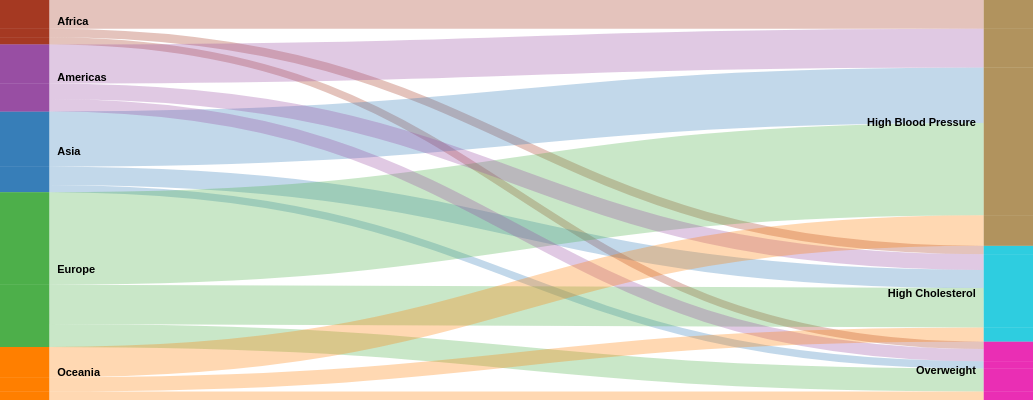

Write the Vega-Lite specification saved for this chart.
### Vega specification from a JSON file in a GitHub repository (floating-point values rounded to 4 significant figures)
{"$schema": "https://vega.github.io/schema/vega/v5.2.json", "height": 400, "width": 1033, "data": [{"name": "rawData", "values": [{"key": {"stk1": "Africa", "stk2": "Overweight"}, "doc_count": 18.47}, {"key": {"stk1": "Africa", "stk2": "High Cholesterol"}, "doc_count": 21.34}, {"key": {"stk1": "Africa", "stk2": "High Blood Pressure"}, "doc_count": 71.8}, {"key": {"stk1": "Asia", "stk2": "Overweight"}, "doc_count": 18.18}, {"key": {"stk1": "Asia", "stk2": "High Cholesterol"}, "doc_count": 45.59}, {"key": {"stk1": "Asia", "stk2": "High Blood Pressure"}, "doc_count": 138.5}, {"key": {"stk1": "Europe", "stk2": "Overweight"}, "doc_count": 57.43}, {"key": {"stk1": "Europe", "stk2": "High Cholesterol"}, "doc_count": 98.45}, {"key": {"stk1": "Europe", "stk2": "High Blood Pressure"}, "doc_count": 231.4}, {"key": {"stk1": "Americas", "stk2": "Overweight"}, "doc_count": 30.86}, {"key": {"stk1": "Americas", "stk2": "High Cholesterol"}, "doc_count": 39.15}, {"key": {"stk1": "Americas", "stk2": "High Blood Pressure"}, "doc_count": 97.32}, {"key": {"stk1": "Oceania", "stk2": "Overweight"}, "doc_count": 21.37}, {"key": {"stk1": "Oceania", "stk2": "High Cholesterol"}, "doc_count": 35.42}, {"key": {"stk1": "Oceania", "stk2": "High Blood Pressure"}, "doc_count": 76.09}], "transform": [{"type": "formula", "expr": "datum.key.stk1", "as": "stk1"}, {"type": "formula", "expr": "datum.key.stk2", "as": "stk2"}, {"type": "formula", "expr": "datum.doc_count", "as": "size"}]}, {"name": "nodes", "source": "rawData", "transform": [{"type": "filter", "expr": "!groupSelector || groupSelector.stk1 == datum.stk1 || groupSelector.stk2 == datum.stk2"}, {"type": "formula", "expr": "datum.stk1+datum.stk2", "as": "key"}, {"type": "fold", "fields": ["stk1", "stk2"], "as": ["stack", "grpId"]}, {"type": "formula", "expr": "datum.stack == 'stk1' ? datum.stk1+' '+datum.stk2 : datum.stk2+' '+datum.stk1", "as": "sortField"}, {"type": "stack", "groupby": ["stack"], "sort": {"field": "sortField", "order": "descending"}, "field": "size"}, {"type": "formula", "expr": "(datum.y0+datum.y1)/2", "as": "yc"}]}, {"name": "groups", "source": "nodes", "transform": [{"type": "aggregate", "groupby": ["stack", "grpId"], "fields": ["size"], "ops": ["sum"], "as": ["total"]}, {"type": "stack", "groupby": ["stack"], "sort": {"field": "grpId", "order": "descending"}, "field": "total"}, {"type": "formula", "expr": "scale('y', datum.y0)", "as": "scaledY0"}, {"type": "formula", "expr": "scale('y', datum.y1)", "as": "scaledY1"}, {"type": "formula", "expr": "datum.stack == 'stk1'", "as": "rightLabel"}, {"type": "formula", "expr": "datum.total/domain('y')[1]", "as": "percentage"}]}, {"name": "destinationNodes", "source": "nodes", "transform": [{"type": "filter", "expr": "datum.stack == 'stk2'"}]}, {"name": "edges", "source": "nodes", "transform": [{"type": "filter", "expr": "datum.stack == 'stk1'"}, {"type": "lookup", "from": "destinationNodes", "key": "key", "fields": ["key"], "as": ["target"]}, {"type": "linkpath", "orient": "horizontal", "shape": "diagonal", "sourceY": {"expr": "scale('y', datum.yc)"}, "sourceX": {"expr": "scale('x', 'stk1') + bandwidth('x')"}, "targetY": {"expr": "scale('y', datum.target.yc)"}, "targetX": {"expr": "scale('x', 'stk2')"}}, {"type": "formula", "expr": "range('y')[0]-scale('y', datum.size)", "as": "strokeWidth"}, {"type": "formula", "expr": "datum.size/domain('y')[1]", "as": "percentage"}]}], "scales": [{"name": "x", "type": "band", "range": "width", "domain": ["stk1", "stk2"], "paddingOuter": 0, "paddingInner": 0.95}, {"name": "y", "type": "linear", "range": "height", "domain": {"data": "nodes", "field": "y1"}}, {"name": "color", "type": "ordinal", "range": ["#a53922", "#377eb8", "#4daf4a", "#984ea3", "#ff7f00"], "domain": {"data": "rawData", "field": "stk1"}}, {"name": "color2", "type": "ordinal", "range": ["#ea2eb4", "#2ecde0", "#b1935e"], "domain": {"data": "rawData", "field": "stk2"}}, {"name": "stackNames", "type": "ordinal", "range": ["Continent", "Risk Factor"], "domain": ["stk1", "stk2"]}], "axes": [{"orient": "bottom", "scale": "x", "domain": false, "ticks": false, "labels": false, "encode": {"labels": {"update": {"text": {"scale": "stackNames", "field": "value"}}}}}, {"orient": "left", "scale": "y", "domain": false, "ticks": false, "labels": false}], "marks": [{"type": "path", "name": "edgeMark", "from": {"data": "edges"}, "clip": true, "encode": {"update": {"stroke": [{"test": "groupSelector && groupSelector.stack=='stk1'", "scale": "color", "field": "stk2"}, {"scale": "color", "field": "stk1"}], "strokeWidth": {"field": "strokeWidth"}, "path": {"field": "path"}, "strokeOpacity": {"signal": "!groupSelector && (groupHover.stk1 == datum.stk1 || groupHover.stk2 == datum.stk2) ? 0.9 : 0.3"}, "zindex": {"signal": "!groupSelector && (groupHover.stk1 == datum.stk1 || groupHover.stk2 == datum.stk2) ? 1 : 0"}, "tooltip": {"signal": "{'Continent': datum.stk1, 'Risk Factor': datum.stk2, 'Death Rate (per 100,000 People)': format(datum.size, ',.2f')}"}}, "hover": {"strokeOpacity": {"value": 1}}}}, {"type": "rect", "name": "groupMark", "from": {"data": "groups"}, "encode": {"enter": {"fill": [{"test": "datum.stack == 'stk1'", "scale": "color", "field": "grpId"}, {"test": "datum.stack == 'stk2'", "scale": "color2", "field": "grpId"}], "width": {"scale": "x", "band": 1}}, "update": {"x": {"scale": "x", "field": "stack"}, "y": {"field": "scaledY0"}, "y2": {"field": "scaledY1"}, "fillOpacity": {"value": 0.6}, "tooltip": {"signal": "datum.grpId + '   ' + format(datum.total, ',.0f') + '   (' + format(datum.percentage, '.1%') + ')'"}}, "hover": {"fillOpacity": {"value": 1}}}}, {"type": "text", "from": {"data": "groups"}, "interactive": false, "encode": {"update": {"x": {"signal": "scale('x', datum.stack) + (datum.rightLabel ? bandwidth('x') + 8 : -8)"}, "yc": {"signal": "(datum.scaledY0 + datum.scaledY1)/2"}, "align": {"signal": "datum.rightLabel ? 'left' : 'right'"}, "baseline": {"value": "middle"}, "fontWeight": {"value": "bold"}, "text": {"signal": "abs(datum.scaledY0-datum.scaledY1) > 13 ? datum.grpId : ''"}}}}, {"type": "group", "data": [{"name": "dataForShowAll", "values": [{}], "transform": [{"type": "filter", "expr": "groupSelector"}]}], "encode": {"enter": {"xc": {"signal": "width/2"}, "y": {"value": 30}, "width": {"value": 80}, "height": {"value": 30}}}, "marks": [{"type": "group", "name": "groupReset", "from": {"data": "dataForShowAll"}, "encode": {"enter": {"cornerRadius": {"value": 6}, "fill": {"value": "#f5f5f5"}, "stroke": {"value": "#c1c1c1"}, "strokeWidth": {"value": 2}, "height": {"field": {"group": "height"}}, "width": {"field": {"group": "width"}}}, "update": {"opacity": {"value": 1}}, "hover": {"opacity": {"value": 0.7}}}, "marks": [{"type": "text", "interactive": false, "encode": {"enter": {"xc": {"field": {"group": "width"}, "mult": 0.5}, "yc": {"field": {"group": "height"}, "mult": 0.5, "offset": 2}, "align": {"value": "center"}, "baseline": {"value": "middle"}, "fontWeight": {"value": "bold"}, "text": {"value": "Show All"}}}}]}]}, {"type": "rect", "from": {"data": "nodes"}, "encode": {"enter": {"width": {"scale": "x", "band": 1}, "x": {"scale": "x", "field": "stack"}, "y": {"field": "y0", "scale": "y"}, "y2": {"field": "y1", "scale": "y"}, "fill": [{"test": "datum.stack == 'stk1'", "scale": "color", "field": "stk1"}, {"test": "datum.stack == 'stk2'", "scale": "color2", "field": "stk2"}]}}}], "signals": [{"name": "groupHover", "value": {}, "on": [{"events": "@groupMark:mouseover", "update": "{stk1:datum.stack=='stk1' && datum.grpId, stk2:datum.stack=='stk2' && datum.grpId}"}, {"events": "mouseout", "update": "{}"}]}, {"name": "groupSelector", "value": false, "on": [{"events": "@groupMark:click!", "update": "{stack:datum.stack, stk1:datum.stack=='stk1' && datum.grpId, stk2:datum.stack=='stk2' && datum.grpId}"}, {"events": [{"type": "click", "markname": "groupReset"}, {"type": "dblclick"}], "update": "false"}]}]}
